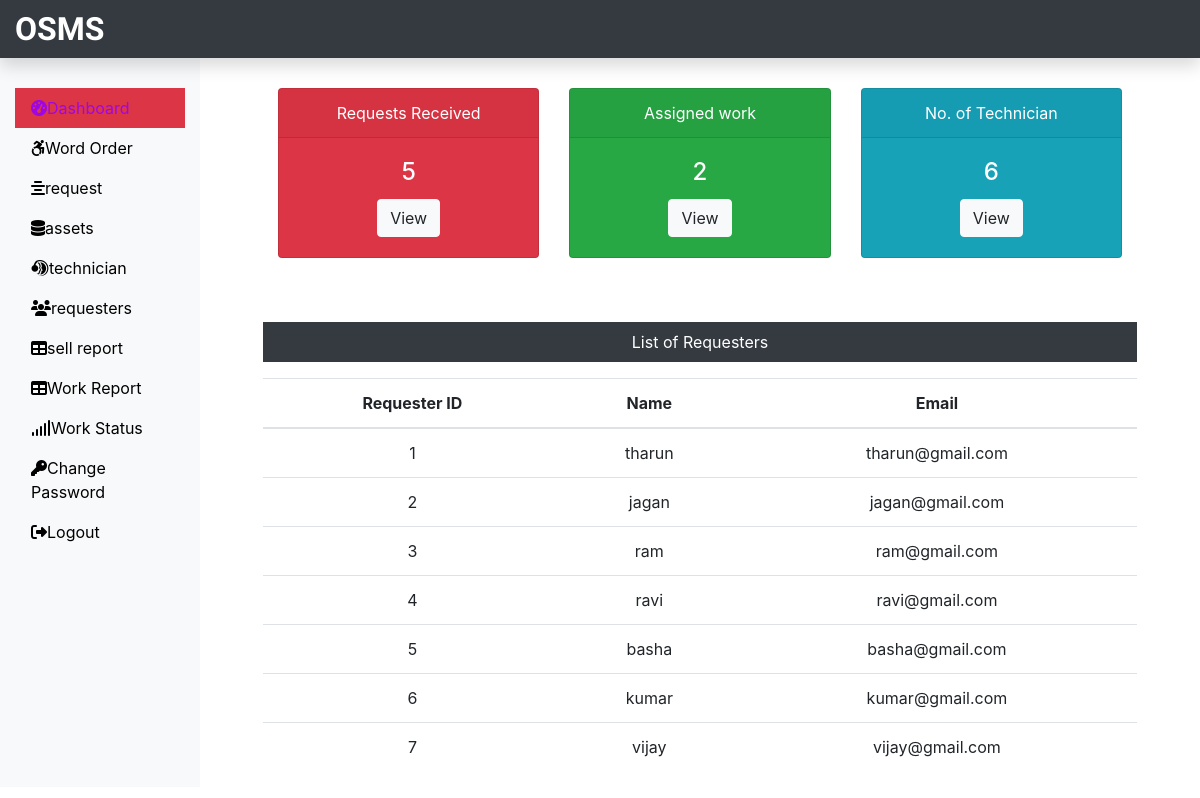
The app's page /Admin/dashboard.php (signed in) with its own data.
### tables this page shows
CREATE TABLE `requesterlogin_tb` (
  `r_login_id` int(11) NOT NULL,
  `r_name` varchar(60) NOT NULL,
  `r_email` varchar(60) NOT NULL,
  `r_password` varchar(60) NOT NULL
);

### Admin/dashboard.php (the view, shortened to what this page needs)
<?php
include('../dbConnection.php');
include('includes/header.php');
$sql = "SELECT * FROM submitrequest_tb";
$result = $conn->query($sql);
$submitrequest = $result->num_rows;
$sql = "SELECT * FROM assignwork_tb";
$result = $conn->query($sql);
$assignwork = $result->num_rows;
$sql = "SELECT * FROM technician_tb";
$result = $conn->query($sql);
$totaltech = $result->num_rows;
?>
        <div class = "col-sm-9 col-md-10">
        <div class="row text-center mx-5">
        <div class="col-sm-4 mt-5">
        <div class="card text-white bg-danger mb-3" style="max-width:18rem;">
            <div class="card-header">Requests Received</div>
            <div class="card-body">
            <h4 class="card-title"><?php echo $submitrequest; ?></h4>
            <a   class="btn btn-light  "  href="request.php">View</a>
            </div>
        </div>
        </div>
        <div class="col-sm-4 mt-5">
        <div class="card text-white bg-success mb-3" style="max-width:18rem;">
            <div class="card-header">Assigned work</div>
            <div class="card-body">
            <h4 class="card-title"><?php echo $assignwork; ?></h4>
            <a   class="btn btn-light "  href="work.php">View</a>
            </div>
        </div>
        </div>
        <div class="col-sm-4 mt-5">
        <div class="card text-white bg-info mb-3" style="max-width:18rem;">
            <div class="card-header">No. of Technician</div>
            <div class="card-body">
            <h4 class="card-title"><?php echo $totaltech ?></h4>
            <a  class="btn btn-light" href="technician.php" >View</a>
            </div>
        </div>
        </div>
        </div>
        <div class="mx-5 mt-5 text-center">
            <p class="bg-dark text-white p-2">List of Requesters</p>
            <?php
      $sql = "SELECT * FROM requesterlogin_tb";
      $result = $conn->query($sql);
      if($result->num_rows > 0)
      {
       echo '
       <table class="table">
        <thead>
         <tr>
          <th scope="col">Requester ID</th>
          <th scope="col">Name</th>
          <th scope="col">Email</th>
         </tr>
        </thead>
        <tbody>';
         while($row = $result->fetch_assoc())
         {
         echo '<tr>';
          echo '<td>'.$row["r_login_id"].'</td>';
          echo '<td>'.$row["r_name"].'</td>';
          echo '<td>'.$row["r_email"].'</td>';
         echo '</tr>';
         }
        echo '</tbody>
       </table>';
      } else {
       echo '0 Result';
      }
     ?>
        </div>
        </div>
<?php include('includes/footer.php')?>

### Admin/includes/header.php (shortened to what this page needs)
<!DOCTYPE html>
<html lang="en">
<head>
<link rel="stylesheet" href="../css/bootstrap.min.css">
<link rel="stylesheet" href="../css/all.min.css">
<link rel="stylesheet" href="../css/custom.css">
<link rel="stylesheet" href="https://cdnjs.cloudflare.com/ajax/libs/font-awesome/6.6.0/css/all.min.css" />
</head>
<body>
        <nav class="navbar navbar-dark fixed-top bg-dark flex-md-nowrap p-0 shadow"><a class="navbar-brand col-sm-3
    col-md-2 mr-0" href="dashboard.php">OSMS</a></nav>
    <div class="container-fluid " style="margin-top: 40px;">
    <div class="row">
    <nav class="col-sm-2 bg-light sidebar py-5 d-print-none">
            <div class="sidebar-sticky">
                <ul class="nav flex-column">
                    <li class="nav-item"><a class="nav-link <?php  if(PAGE=='dashboard')
                    { echo 'active';} ?>"
                     href="dashboard.php"><i class="fas fa-tachometer-alt"></i>Dashboard</a></li>
                     <li class="nav-item"><a class="nav-link <?php  if(PAGE=='work')
                     { echo 'active';} ?>"
                     href="work.php"><i class="fab fa-accessible-icon"></i>Word Order</a></li>
                     <li class="nav-item"><a class="nav-link <?php  if(PAGE=='request')
                     { echo 'active';} ?>"
                     href="request.php"><i class="fas fa-align-center"></i>request</a></li>
                     <li class="nav-item"><a class="nav-link <?php  if(PAGE=='assets')
                     { echo 'active';} ?>"
                     href="assets.php"><i class="fas fa-database"></i>assets</a></li>
                     <li class="nav-item"><a class="nav-link <?php  if(PAGE=='technician')
                     { echo 'active';} ?>"
                     href="technician.php"><i class="fab fa-teamspeak"></i>technician</a></li>
                     <li class="nav-item"><a class="nav-link <?php  if(PAGE=='requesters')
                     { echo 'active';} ?>"
                     href="requester.php"><i class="fas fa-users"></i>requesters</a></li>
                     <li class="nav-item"><a class="nav-link <?php  if(PAGE=='sellreport')
                     { echo 'active';} ?>"
                     href="soldproductreport.php"><i class="fas fa-table"></i>sell report</a></li>
                     <li class="nav-item"><a class="nav-link <?php  if(PAGE=='work report')
                     { echo 'active';} ?>"
                     href="workreport.php"><i class="fas fa-table"></i>Work Report</a></li>
                     <li class="nav-item"><a class="nav-link <?php  if(PAGE=='workstatus')
                     { echo 'active';} ?>"
                     href="workstatus.php"><i class="fas fa-signal"></i>Work Status</a></li>
                    <li class="nav-item"><a class="nav-link <?php  if(PAGE=='changepassword')
                     { echo 'active';} ?>"
                     href="changepass.php"><i class="fas fa-key"></i>Change Password</a></li>
                     <li class="nav-item"><a class="nav-link <?php  if(PAGE=='')
                     { echo 'active';} ?>"
                     href="../logout.php"><i class="fas fa-sign-out-alt"></i>Logout</a></li>
            </ul>
            </div>
        </nav>

### Admin/includes/footer.php (shortened to what this page needs)
</div>
    </div>
</body>
</html>

### css/custom.css (style rules this page uses)
.navbar-brand { font-family: "Ubuntu Sans", sans-serif; font-size: 2em; font-weight: bold; }
a { color:black; }
.active { color:#9d07e8; background-color:#dc3545; }

### records on screen
requesterlogin_tb: r_login_id "1", r_name "tharun", r_email "tharun@gmail.com"
requesterlogin_tb: r_login_id "2", r_name "jagan", r_email "jagan@gmail.com"
requesterlogin_tb: r_login_id "3", r_name "ram", r_email "ram@gmail.com"
requesterlogin_tb: r_login_id "4", r_name "ravi", r_email "ravi@gmail.com"
requesterlogin_tb: r_login_id "5", r_name "basha", r_email "basha@gmail.com"
requesterlogin_tb: r_login_id "6", r_name "kumar", r_email "kumar@gmail.com"
requesterlogin_tb: r_login_id "7", r_name "vijay", r_email "vijay@gmail.com"

### other values on screen
$submitrequest "5"
$assignwork "2"
$totaltech "6"
